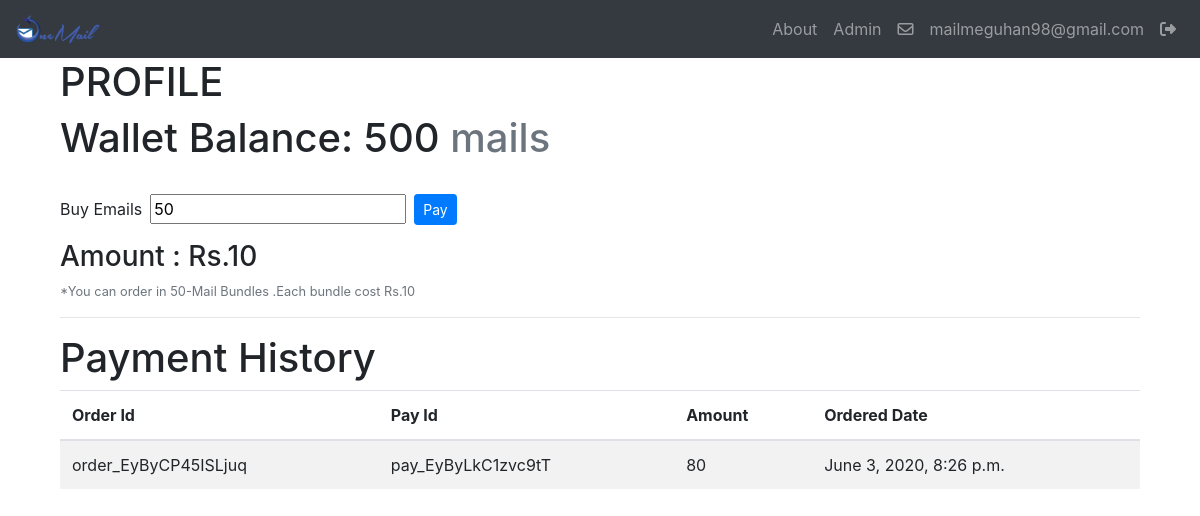
Screenshot of /profile (signed in) with the database file from the repository.
### pages/models.py (models this page shows, shortened)
class Profile(models.Model):
    user = models.OneToOneField(User, on_delete=models.CASCADE)
    wallet=models.IntegerField(default=100,auto_created=True)
    temp_mail=models.IntegerField(default=0)
    temp_amnt=models.IntegerField(default=0)

class pay_hist(models.Model):
    user =models.CharField(max_length=500)
    order_id=models.CharField(max_length=25)
    pay_id=models.CharField(max_length=25)
    amnt=models.IntegerField(default=0)
    date_ordered=models.DateTimeField(auto_now_add=True)

### pages/views.py (the view, shortened to what this page needs)
# urls.py: path('profile',views.profile,name='profile'),
@login_required(redirect_field_name='login',login_url="/")
def profile(request):
    form_inp=rf()
    hist=ph.objects.filter(user=request.user.username)
    context={"form":form_inp,"hist":hist}
    return render(request,'profile.html',context)

### pages/forms.py
class rf(forms.Form):
    count=forms.IntegerField(
        min_value=50,
        initial=50,
        label="",
        widget=forms.NumberInput(
            attrs={
                "class":"mt-4 mr-2",
                "step":"50",
                "id":"order",
                "placeholder":'50'
            }
        )
    )

### templates/profile.html (shortened to what this page needs)
{% extends 'base.html' %}
{% load static %}
{% block content %}
<div class="container">
<h1>PROFILE</h1>
<h1>Wallet Balance: {{ user.profile.wallet }}<span class="text-secondary "> mails</span> </h1>
<div>
    <form method="POST" class="form-inline">
        <label for="order" class="mt-2 mr-2">Buy Emails</label>
    {{form.as_p}}
    <button class="btn btn-primary btn-sm  mt-2 " type="submit" value="submit">Pay</button>
    </form>
    <h3><span>Amount : </span><span id="cost">Rs.10</span></h3>
    <p class="text-secondary small" >*You can order in 50-Mail Bundles .Each bundle cost Rs.10</p>
</div>
<hr/>
<h1>Payment History</h1>
<table class="table table-striped">
    <thead>
        <th>Order Id</th>
        <th>Pay Id</th>
        <th>Amount</th>
        <th>Ordered Date</th>
    </thead>
    <tbody>
        {% for x in hist %}
        <tr>
            <td>{{x.order_id}}</td>
            <td>{{x.pay_id}}</td>
            <td>{{x.amnt}}</td>
            <td>{{x.date_ordered}}</td>
        </tr>
        {% endfor %}
    </tbody>
</table>
</div>
{% endblock%}

### templates/base.html (shortened to what this page needs)
{% load static %}
<!DOCTYPE html>
<html lang="en">
<head>
    <link rel="stylesheet" href="{% static 'css/bootstrap.min.css' %}">
    <link rel="stylesheet" href="{% static 'css/main.css' %}">
</head>
<body>
    <nav class="navbar navbar-expand-lg navbar-dark bg-dark static-top">
          <a class="navbar-brand" href="#">
            <img src="{% static 'img/logo_full_png.png' %}"  height="32" class="d-inline-block align-top" alt="">
          </a>
          <div class="collapse navbar-collapse" id="navbarResponsive">
            <ul class="navbar-nav ml-auto">
              <li class="nav-item">
                <a class="nav-link" href="{% url 'about' %}">About</a>
              </li>
              <li class="nav-item">
                <a class="nav-link" href="../admin">Admin</a>
              </li>
              {%if  request.user.is_authenticated  %}
              <li>
                <a href="{% url 'create' %}" class="nav-link"><i class="far fa-envelope"></i></a>
              </li>
              <li>
                <a href="{% url 'profile' %}" class="nav-link">{{user.email}}
                  </a>
              </li>
              <li>
                <a href="../accounts/logout" class="nav-link"><i class="fas fa-sign-out-alt"></i></a>
              </li>
              {%else%}
              <li>
                <a href="/" class="nav-link">Login/Signup</a>
              </li>
              {% endif %}
            </ul>
          </div>
      </nav>
    <div class="container">
    {% block content %}
    {% endblock %}
   </div>
</body>
</html>

### rows the page displays
pay_hist: order_id "order_EyByCP45ISLjuq", pay_id "pay_EyByLkC1zvc9tT", amnt "80", date_ordered "June 3, 2020, 8:26 p.m."

### other values shown
{{ user.email }} "mailmeguhan98@gmail.com"
{{ user.profile.wallet }} "500"
